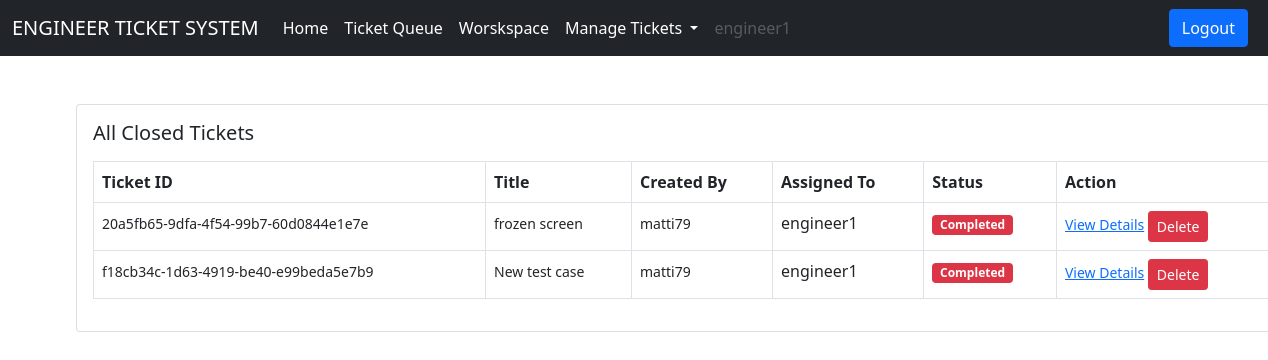
The page /ticket/all-closed-tickets/ (signed in) on the database its author committed.
### users/models.py (models this page shows)
class User(AbstractUser):
    is_customer = models.BooleanField(default=False)
    is_engineer = models.BooleanField(default=False)
    def __str__(self):
        return self.username

### ticket/models.py (models this page shows, shortened)
class Ticket(models.Model):
    status_choices = (
        ('Active', 'Active'),
        ('Completed', 'Completed'),
        ('Pending', 'Pending')
    )
    ticket_number = models.UUIDField(default=uuid.uuid4)
    title = models.CharField(max_length=100)
    description = models.TextField()
    created_by = models.ForeignKey(User, on_delete=models.CASCADE, related_name='created_by')
    date_created = models.DateTimeField(auto_now_add=True)
    assigned_to = models.ForeignKey(User, on_delete=models.DO_NOTHING, null=True, blank=True)
    is_resolved = models.BooleanField(default=False)
    accepted_date = models.DateTimeField(null=True, blank=True)
    closed_date = models.DateTimeField(null=True, blank=True)
    ticket_status = models.CharField(max_length=15, choices=status_choices)

### ticket/views.py (the view)
# urls.py: path('all-closed-tickets/', ticket_views.all_closed_tickets, name='all-closed-tickets'),
def all_closed_tickets(request):
    tickets = Ticket.objects.filter(assigned_to=request.user, is_resolved=True)
    context = {'tickets': tickets}
    return render(request, 'ticket/all_closed_tickets.html', context)

### templates/ticket/all_closed_tickets.html (shortened to what this page needs)
{% extends 'base.html' %}
{% load widget_tweaks %}
{% block content %}
<div class="card mx-auto" style="width: 76rem;">
    <div class="card-body">
        <h5 class="card-title mb-3">All Closed Tickets</h5>
        <table class="table table-bordered">
            <thead>
                <tr>
                    <th scope="col">Ticket ID</th>
                    <th scope="col">Title</th>
                    <th scope="col">Created By</th>
                    <th scope="col">Assigned To</th>
                    <th scope="col">Status</th>
                    <th scope="col">Action</th>
                </tr>
            </thead>
            <tbody>
                {% for ticket in tickets %}
                <tr>
                    <td><small>{{ ticket.ticket_number }}</small></td>
                    <td><small>{{ ticket.title }}</small></td>
                    <td><small>{{ ticket.created_by }}</small></td>
                    <td>{{ ticket.assigned_to }}</td>
                    {% if ticket.ticket_status == 'Active' %}
                    <td><span class="badge bg-success">Active</span></td>
                    {% elif ticket.ticket_status == 'Pending' %}
                    <td><span class="badge bg-warning">Pending</span></td>
                    {% elif ticket.ticket_status == 'Completed' %}
                    <td><span class="badge bg-danger">Completed</span></td>
                    {% endif %}
                    <td>
                        <small>
                            <a href="{% url 'ticket-details' ticket.pk %}">View Details</a>
                            {% if ticket.is_resolved %}
                                <form action="{% url 'delete-ticket' ticket.id %}" method="POST" style="display: inline;">
                                    <button type="submit" class="btn btn-danger btn-sm">Delete</button>
                                </form>
                            {% endif %}
                        </small>
                    </td>
                </tr>
                {% endfor %}
            </tbody>
        </table>
    </div>
</div>
{% endblock content %}

### templates/base.html (shortened to what this page needs)
<!DOCTYPE html>
<html lang="en">
<head>
    <link href="https://cdn.jsdelivr.net/npm/bootstrap@5.0.2/dist/css/bootstrap.min.css" rel="stylesheet">
</head>
<body>
    {% if request.user.is_customer %}
    <nav class="navbar navbar-expand-lg navbar-dark bg-dark">
        <div class="container-fluid">
            <a class="navbar-brand" href="{% url 'dashboard' %}" class="nav-link active">CUSTOMER TICKET SYSTEM</a>
            <button class="navbar-toggler" type="button" data-bs-toggle="collapse"
                data-bs-target="#navbarSupportedContent" aria-controls="navbarSupportedContent" aria-expanded="false"
                aria-label="Toggle navigation">
                <span class="navbar-toggler-icon"></span>
            </button>
            <div class="collapse navbar-collapse" id="navbarSupportedContent">
                <ul class="navbar-nav me-auto mb-2 mb-lg-0">
                    <li class="nav-item">
                        <a class="nav-link active" aria-current="page" href="/">Home</a>
                    </li>
                    <li class="nav-item">
                        <a class="nav-link active" href="{% url 'create-ticket' %}">Create Ticket</a>
                    </li>
                    <li class="nav-item">
                        <a class="nav-link active" href="{% url 'all-tickets' %}">View Tickets</a>
                    </li>
                    <li class="nav-item">
                        <a class="nav-link disabled" href="#" tabindex="-1" aria-disabled="true">{{request.user.username}}</a>
                    </li>
                </ul>
                <!--<form class="d-flex ms-2">
                    <input class="form-control me-2" type="search" placeholder="Search Ticket" aria-label="Search">
                    <button class="btn btn-outline-warning me-3" type="submit">Search</button>
                </form> -->
                <a href="{% url 'logout' %}" class="btn btn-primary me-2">Logout</a>
            </div>
        </div>
    </nav>
    {% elif request.user.is_engineer %}
    <nav class="navbar navbar-expand-lg navbar-dark bg-dark">
        <div class="container-fluid">
            <a class="navbar-brand" href="href="{% url 'dashboard' %}" class="nav-link active"">ENGINEER TICKET SYSTEM</a>
            <div class="collapse navbar-collapse" id="navbarSupportedContent">
                <ul class="navbar-nav me-auto mb-2 mb-lg-0">
                    <li class="nav-item">
                        <a class="nav-link active" aria-current="page" href="/">Home</a>
                    </li>
                    <li class="nav-item">
                        <a class="nav-link active" href="{% url 'ticket-queue' %}">Ticket Queue</a>
                    </li>
                    <li class="nav-item">
                        <a class="nav-link active" href="{% url 'workspace' %}">Worskspace</a>
                    </li>
                    <li class="nav-item dropdown">
                        <a class="nav-link dropdown-toggle active" href="#" id="navbarDropdown" role="button" data-bs-toggle="dropdown" aria-expanded="false">
                        Manage Tickets
                        </a>
                    </li>
                    <li class="nav-item">
                        <a class="nav-link disabled" href="#" tabindex="-1" aria-disabled="true">{{request.user.username}}</a>
                    </li>
                </ul>
                <a href="{% url 'logout' %}" class="btn btn-primary me-2">Logout</a>
            </div>
        </div>
    </nav>
    {% endif %}
    <div class="container mt-5">
        {% block content %}
        {% endblock content %}
    </div>
</body>
</html>

### rows shown on the page
User: user.username "engineer1"
Ticket: ticket_number "20a5fb65-9dfa-4f54-99b7-60d0844e1e7e", title "frozen screen", created_by "matti79", assigned_to "engineer1", ticket_status "Completed", is_resolved "Delete"
Ticket: ticket_number "f18cb34c-1d63-4919-be40-e99beda5e7b9", title "New test case", created_by "matti79", assigned_to "engineer1", ticket_status "Completed", is_resolved "Delete"
